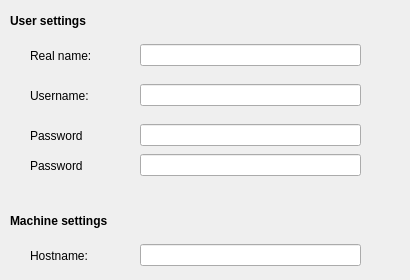
       <widget class="QWidget" name="userPage">
        <widget class="QWidget" name="verticalLayoutWidget_16">
         <property name="geometry">
          <rect>
           <x>30</x>
           <y>80</y>
           <width>101</width>
           <height>31</height>
          </rect>
         </property>
         <layout class="QVBoxLayout" name="verticalLayout_16">
          <item>
           <widget class="QLabel" name="label_10">
            <property name="text">
             <string>Username:</string>
            </property>
           </widget>
          </item>
         </layout>
        </widget>
        <widget class="QWidget" name="verticalLayoutWidget_17">
         <property name="geometry">
          <rect>
           <x>30</x>
           <y>120</y>
           <width>101</width>
           <height>31</height>
          </rect>
         </property>
         <layout class="QVBoxLayout" name="verticalLayout_17">
          <item>
           <widget class="QLabel" name="label_11">
            <property name="text">
             <string>Password</string>
            </property>
           </widget>
          </item>
         </layout>
        </widget>
        <widget class="QWidget" name="verticalLayoutWidget_18">
         <property name="geometry">
          <rect>
           <x>30</x>
           <y>150</y>
           <width>101</width>
           <height>31</height>
          </rect>
         </property>
         <layout class="QVBoxLayout" name="verticalLayout_18">
          <item>
           <widget class="QLabel" name="label_12">
            <property name="text">
             <string>Password</string>
            </property>
           </widget>
          </item>
         </layout>
        </widget>
        <widget class="QWidget" name="verticalLayoutWidget_19">
         <property name="geometry">
          <rect>
           <x>10</x>
           <y>10</y>
           <width>391</width>
           <height>21</height>
          </rect>
         </property>
         <layout class="QVBoxLayout" name="verticalLayout_19">
          <item>
           <widget class="QLabel" name="label_8">
            <property name="font">
             <font>
              <weight>75</weight>
              <bold>true</bold>
             </font>
            </property>
            <property name="text">
             <string>User settings</string>
            </property>
           </widget>
          </item>
         </layout>
        </widget>
        <widget class="QWidget" name="verticalLayoutWidget_20">
         <property name="geometry">
          <rect>
           <x>10</x>
           <y>210</y>
           <width>391</width>
           <height>21</height>
          </rect>
         </property>
         <layout class="QVBoxLayout" name="verticalLayout_20">
          <item>
           <widget class="QLabel" name="label_9">
            <property name="font">
             <font>
              <weight>75</weight>
              <bold>true</bold>
             </font>
            </property>
            <property name="text">
             <string>Machine settings</string>
            </property>
           </widget>
          </item>
         </layout>
        </widget>
        <widget class="QWidget" name="verticalLayoutWidget_21">
         <property name="geometry">
          <rect>
           <x>140</x>
           <y>80</y>
           <width>221</width>
           <height>31</height>
          </rect>
         </property>
         <layout class="QVBoxLayout" name="verticalLayout_21">
          <item>
           <widget class="QLineEdit" name="usernameLineEdit"/>
          </item>
         </layout>
        </widget>
        <widget class="QWidget" name="verticalLayoutWidget_22">
         <property name="geometry">
          <rect>
           <x>140</x>
           <y>120</y>
           <width>221</width>
           <height>31</height>
          </rect>
         </property>
         <layout class="QVBoxLayout" name="verticalLayout_22">
          <item>
           <widget class="QLineEdit" name="passwordLineEdit1">
            <property name="inputMethodHints">
             <set>Qt::ImhHiddenText|Qt::ImhNoAutoUppercase|Qt::ImhNoPredictiveText</set>
            </property>
            <property name="echoMode">
             <enum>QLineEdit::Password</enum>
            </property>
           </widget>
          </item>
         </layout>
        </widget>
        <widget class="QWidget" name="verticalLayoutWidget_23">
         <property name="geometry">
          <rect>
           <x>140</x>
           <y>150</y>
           <width>221</width>
           <height>31</height>
          </rect>
         </property>
         <layout class="QVBoxLayout" name="verticalLayout_23">
          <item>
           <widget class="QLineEdit" name="passwordLineEdit2">
            <property name="inputMethodHints">
             <set>Qt::ImhHiddenText|Qt::ImhNoAutoUppercase|Qt::ImhNoPredictiveText</set>
            </property>
            <property name="echoMode">
             <enum>QLineEdit::Password</enum>
            </property>
           </widget>
          </item>
         </layout>
        </widget>
        <widget class="QWidget" name="verticalLayoutWidget_24">
         <property name="geometry">
          <rect>
           <x>30</x>
           <y>240</y>
           <width>101</width>
           <height>31</height>
          </rect>
         </property>
         <layout class="QVBoxLayout" name="verticalLayout_24">
          <item>
           <widget class="QLabel" name="label_13">
            <property name="text">
             <string>Hostname:</string>
            </property>
           </widget>
          </item>
         </layout>
        </widget>
        <widget class="QWidget" name="verticalLayoutWidget_25">
         <property name="geometry">
          <rect>
           <x>140</x>
           <y>240</y>
           <width>221</width>
           <height>31</height>
          </rect>
         </property>
         <layout class="QVBoxLayout" name="verticalLayout_25">
          <item>
           <widget class="QLineEdit" name="hostnameLineEdit"/>
          </item>
         </layout>
        </widget>
        <widget class="QWidget" name="verticalLayoutWidget_32">
         <property name="geometry">
          <rect>
           <x>30</x>
           <y>40</y>
           <width>101</width>
           <height>31</height>
          </rect>
         </property>
         <layout class="QVBoxLayout" name="verticalLayout_32">
          <item>
           <widget class="QLabel" name="label_18">
            <property name="text">
             <string>Real name:</string>
            </property>
           </widget>
          </item>
         </layout>
        </widget>
        <widget class="QWidget" name="verticalLayoutWidget_33">
         <property name="geometry">
          <rect>
           <x>140</x>
           <y>40</y>
           <width>221</width>
           <height>31</height>
          </rect>
         </property>
         <layout class="QVBoxLayout" name="verticalLayout_33">
          <item>
           <widget class="QLineEdit" name="realnameLineEdit"/>
          </item>
         </layout>
        </widget>
       </widget>
